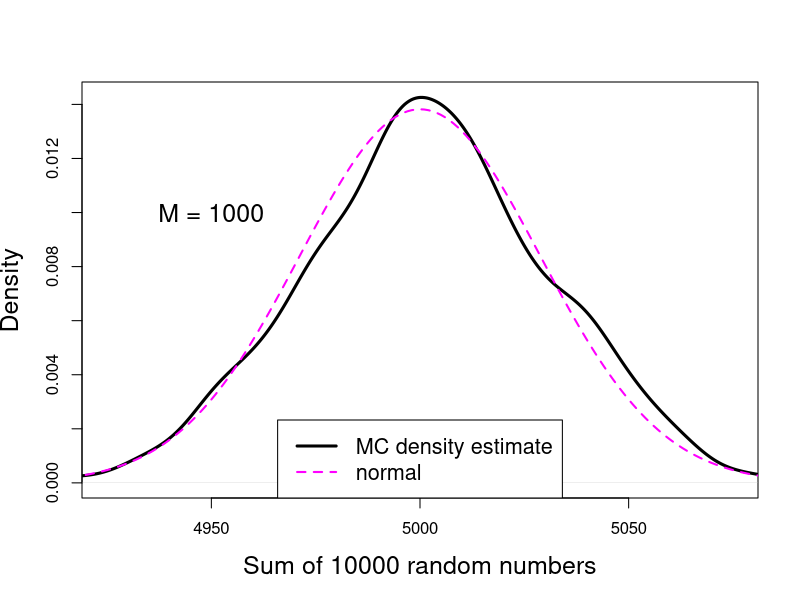

Here is the R script that generated this plot:
print('file: CLTdensity1e3MC.R')
# Central Limit Theorem (CLT): sum of random numbers -> normal distribution
M = 1000    # number of Monte Carlo runs
N = 10000   # number of random numbers to sum up
S = numeric(M) # array for sums of random numbers
set.seed(1953) # set seed for random number generators
for(k in 1:M) S[k] = sum(runif(N))
Smean = mean(S); Ssd = sd(S)
SmeanTheory = N/2; SsdTheory = sqrt(N/12)
# png('SumRandomM1000DensityBook160104.png',width=16,height=16,units='cm',res=300)
plot(density(S,from=4900,to=5100),col='black',lwd=3,main='',
     xlab='Sum of 10000 random numbers',xlim=c(4925,5075),las=0,cex.lab=1.5)
text(4950,0.01,'M = 1000',col='black',cex=1.5)
x = seq(4900,5100,1); y = dnorm(x,SmeanTheory,SsdTheory)
lines(x,y,col='magenta',lwd=2,lty=2)
legend('bottom',legend=c('MC density estimate','normal'),col=c('black','magenta'),
       lty=c(1,2),lwd=c(3,2),cex=1.3)
# dev.off()
# --------------------------------------------------------------
# Results:
print(c('M = ',M))                            
print(c('Smean = ',round(Smean,3)))            
print(c('should be close to ',SmeanTheory))   
print(c('Ssd = ',round(Ssd,3)))                
print(c('should be close to ',round(SsdTheory,3)))
